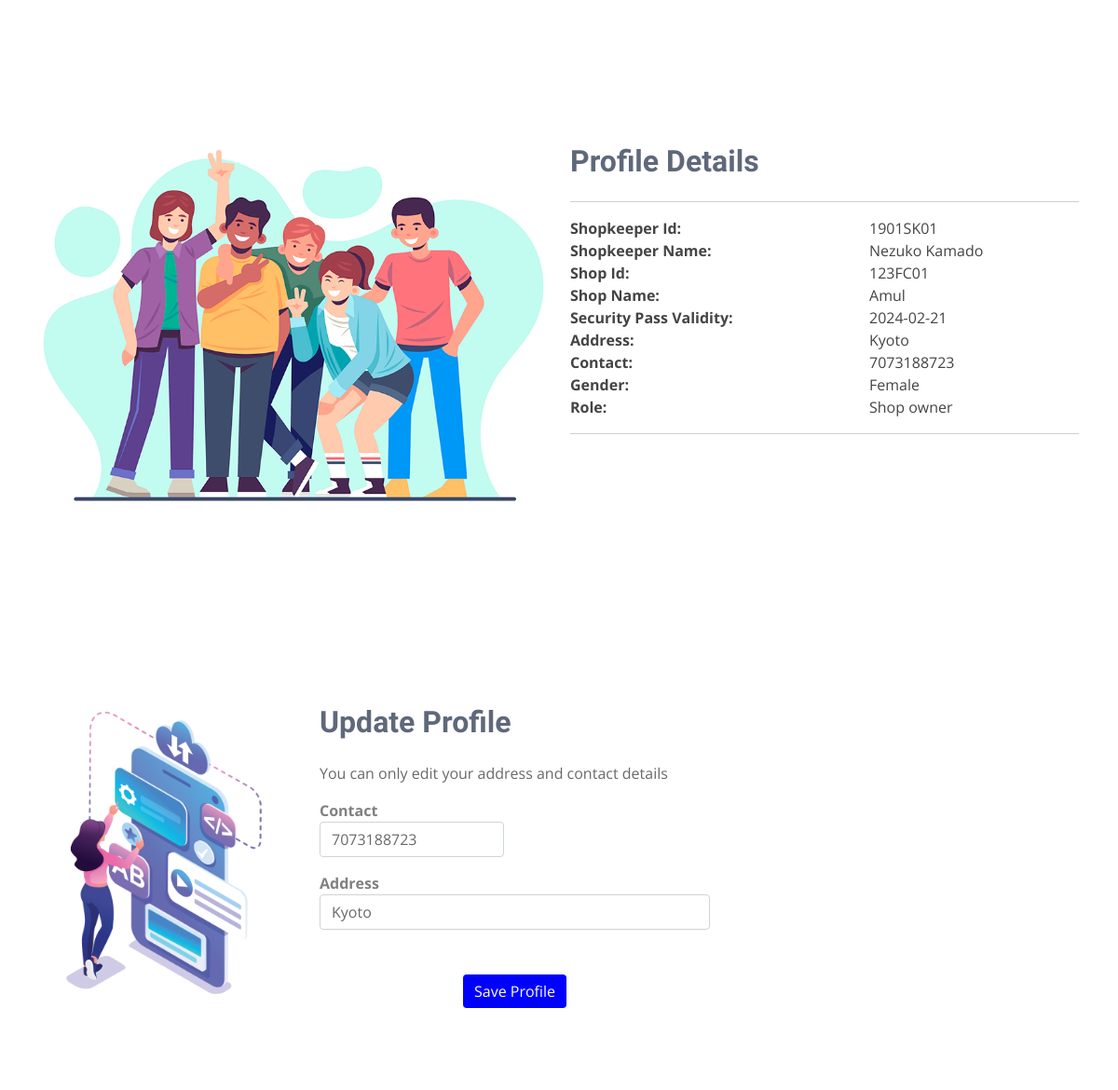
Page /shopkeeper/dashboard.php (signed in, middle part) on the earlier database version.
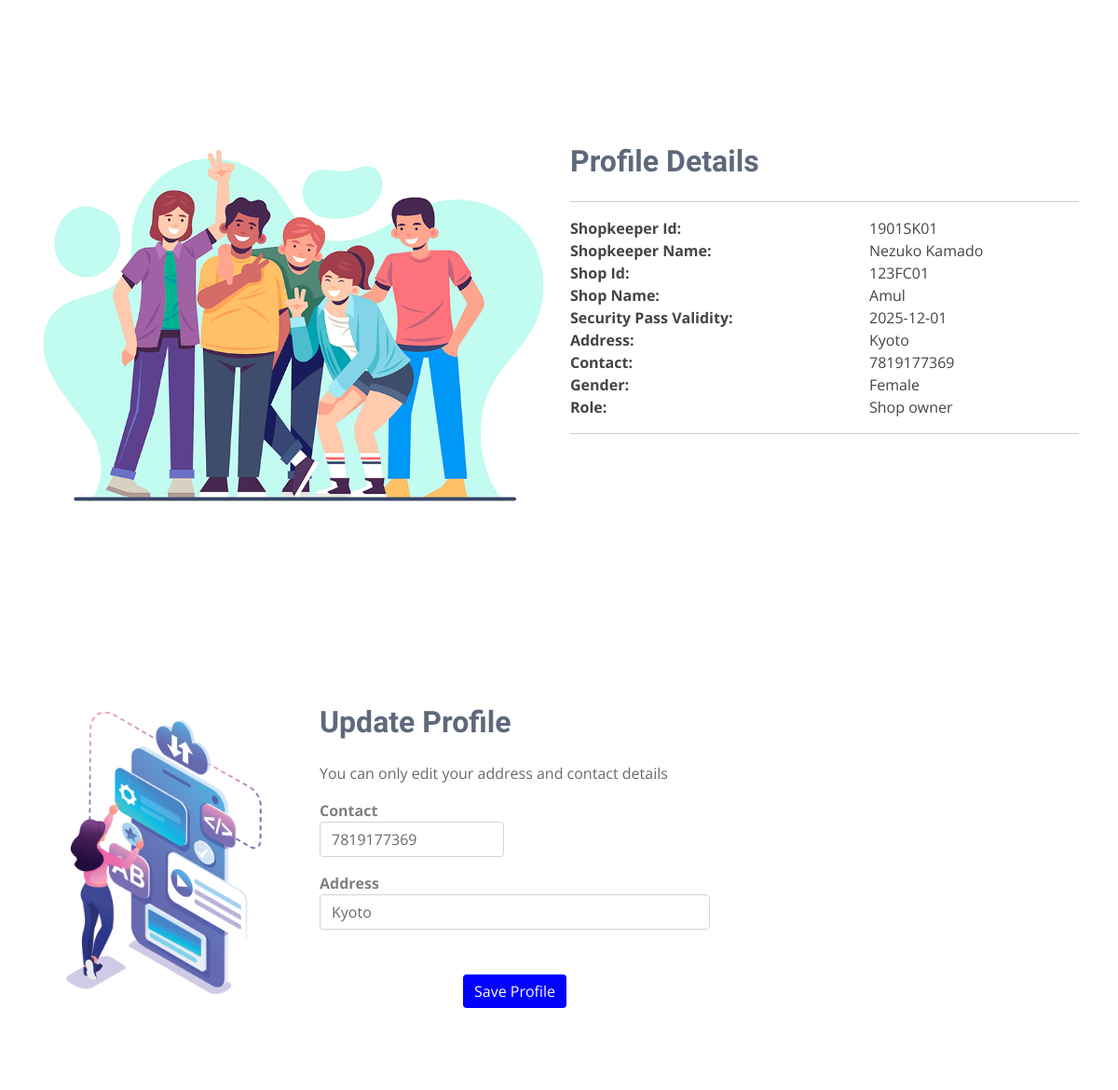
Same page on the later database version.
### tables this page shows
CREATE TABLE `shopkeeper` (
  `shopkeeperID` varchar(30) NOT NULL,
  `name` varchar(50) NOT NULL,
  `contact` varchar(10) NOT NULL,
  `address` varchar(200) NOT NULL,
  `shopID` varchar(30) NOT NULL,
  `gender` varchar(20) NOT NULL,
  `role` varchar(15) NOT NULL,
  `secPassVal` date NOT NULL,
  `password` varchar(255) NOT NULL,
  `secReq` varchar(25) NOT NULL DEFAULT 'Inactive',
  PRIMARY KEY (`shopkeeperID`),
  KEY `shop_id_employee` (`shopID`),
  KEY `idxshopkeeper` (`shopkeeperID`),
  CONSTRAINT `shop_id_employee` FOREIGN KEY (`shopID`) REFERENCES `shop` (`shopID`),
  CONSTRAINT `check_contact_shopkeeper` CHECK ((not((`contact` like _utf8mb4'%[^0-9]%'))))
);

### shopkeeper/dashboard.php (the view, shortened to what the changed rows need)
<?php
include('database.php');
if (strlen($_SESSION['shopkeeperID']) == 0) {
    header('location:login.php');
} else {
?>
    <!DOCTYPE html>
    <html lang="en">
    <head>
        <link href="assets/vendor/bootstrap/css/bootstrap.min.css" rel="stylesheet">
        <link href="assets/vendor/bootstrap-icons/bootstrap-icons.css" rel="stylesheet">
        <link href="assets/vendor/boxicons/css/boxicons.min.css" rel="stylesheet">
        <link href="assets/vendor/glightbox/css/glightbox.min.css" rel="stylesheet">
        <link href="assets/vendor/swiper/swiper-bundle.min.css" rel="stylesheet">
        <link href="assets/css/style.css" rel="stylesheet">
    </head>
    <body>
        <br><br><br><br>
        <main id="main">
            <section id="profile" class="about">
                <div class="container">
                    <div class="row">
                        <div class="col-lg-6">
                            <img src="assets/img/about.png" class="img-fluid" alt="">
                        </div>
                        <div class="col-lg-6 pt-4 pt-lg-0 content">
                            <h3>Profile Details</h3>
                            <table width="100%" cellspacing="0" cellpadding="0">
                                <tr>
                                    <td colspan="2">
                                        <hr />
                                    </td>
                                </tr>
                                <?php
                                $shopkeeperID = $_SESSION['shopkeeperID'];
                                $query = mysqli_query($con, "SELECT * FROM shopkeeper WHERE shopkeeperID='$shopkeeperID'");
                                $row = mysqli_fetch_array($query);
                                $shopID = $row['shopID'];
                                $sql = mysqli_query($con, "SELECT shopName FROM shop WHERE shopID='$shopID'");
                                $ret = mysqli_fetch_array($sql);
                                ?>
                                <tr height="20">
                                    <td><b>Shopkeeper Id:</b></td>
                                    <td><?php echo $row['shopkeeperID']; ?></td>
                                </tr>
                                <tr height="20">
                                    <td><b>Shopkeeper Name:</b></td>
                                    <td><?php echo $row['name']; ?></td>
                                </tr>
                                <tr height="20">
                                    <td><b>Shop Id:</b></td>
                                    <td><?php echo $row['shopID']; ?></td>
                                </tr>
                                <tr height="20">
                                    <td><b>Shop Name:</b></td>
                                    <td><?php echo $ret['shopName']; ?></td>
                                </tr>
                                <tr height="20">
                                    <td><b>Security Pass Validity:</b></td>
                                    <td><?php echo $row['secPassVal']; ?></td>
                                </tr>
                                <tr height="20">
                                    <td><b>Address:</b></td>
                                    <td><?php echo $row['address']; ?></td>
                                </tr>
                                <tr height="20">
                                    <td><b>Contact:</b></td>
                                    <td><?php echo $row['contact']; ?></td>
                                </tr>
                                <tr height="20">
                                    <td><b>Gender:</b></td>
                                    <td><?php echo $row['gender']; ?></td>
                                </tr>
                                <tr height="20">
                                    <td><b>Role:</b></td>
                                    <td><?php echo $row['role']; ?></td>
                                </tr>
                                <tr>
                                    <td colspan="2">
                                        <hr />
                                    </td>
                                </tr>
                            </table>
                        </div>
                    </div>
                </div>
            </section>
            <section id="update" class="about">
                <div class="container rounded bg-white mt-5 mb-5">
                    <div class="row">
                        <div class="col-md-3 border-right">
                            <div class="d-flex flex-column align-items-center text-center p-3 py-5"><img src="assets/img/details-4.png" class="img-fluid" alt=""></div>
                        </div>
                        <div class="col-md-5 border-right">
                            <div class="p-3 py-5">
                                <div class="d-flex justify-content-between align-items-center mb-3">
                                    <h3 class="text-right" style="color:#5f687b; font-weight:700; font-family:Raleway; font-size:32px;">Update Profile</h3>
                                </div>
                                <div>
                                    <p style="color:dimgrey">You can only edit your address and contact details</p>
                                </div>
                                <?php
                                $shopkeeperID = $_SESSION['shopkeeperID'];
                                $query = mysqli_query($con, "select * from shopkeeper where shopkeeperID='$shopkeeperID'");
                                $row = mysqli_fetch_array($query);
                                ?>
                                <form name="update_profile" method="post">
                                    <div class="row mt-2">
                                        <div class="col-md-6"><label style="font-size:medium;font-weight:bold;color:grey;">Contact</label><input type="number" name="contact" id="contact" class="form-control" placeholder="Contact Number" value="<?php echo  htmlentities($row['contact']); ?>" style="color:dimgray;" required></div>
                                    </div>
                                    <div class="row mt-3">
                                        <div class="col-md-12"><label style="font-size:medium;font-weight:bold;color:grey;">Address</label><input type="text" name="address" id="address" class="form-control" placeholder="Enter address" value="<?php echo  htmlentities($row['address']); ?>" style="color:dimgray;" required></div>
                                    </div>
                                    <div class="mt-5 text-center"><button class="btn btn-primary profile-button" style="background:blue;" name="submit" id="submit1" type="submit" onclick="return sendData();">Save Profile</button></div>
                                </form>
                            </div>
                        </div>
                    </div>
                </div>
            </section>
    </body>
    </html><?php } ?>

Differences in the rows shown:
changed shopkeeper "1901SK01": secPassVal "2024-02-21" → "2025-12-01"; contact "7073188723" → "7819177369"
